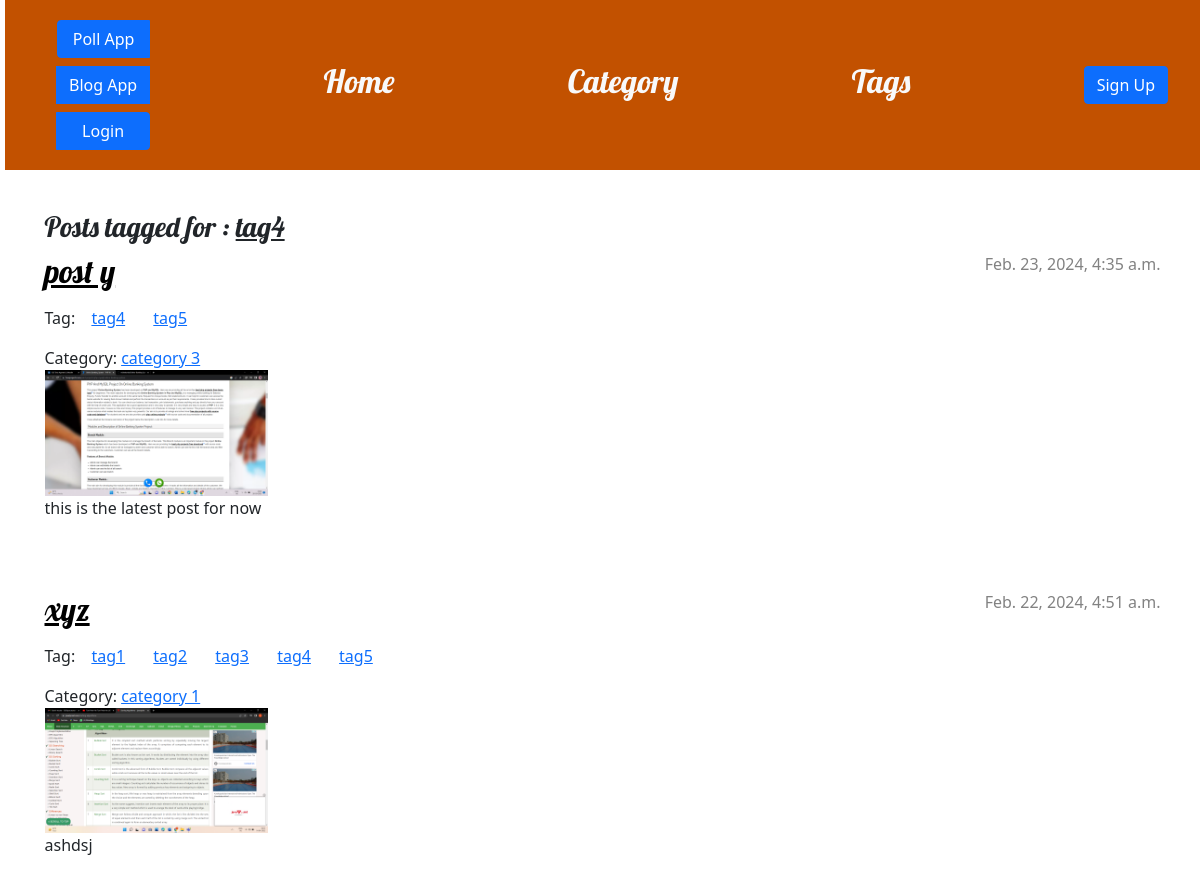
Page /tag/tag4 on the earlier database version.
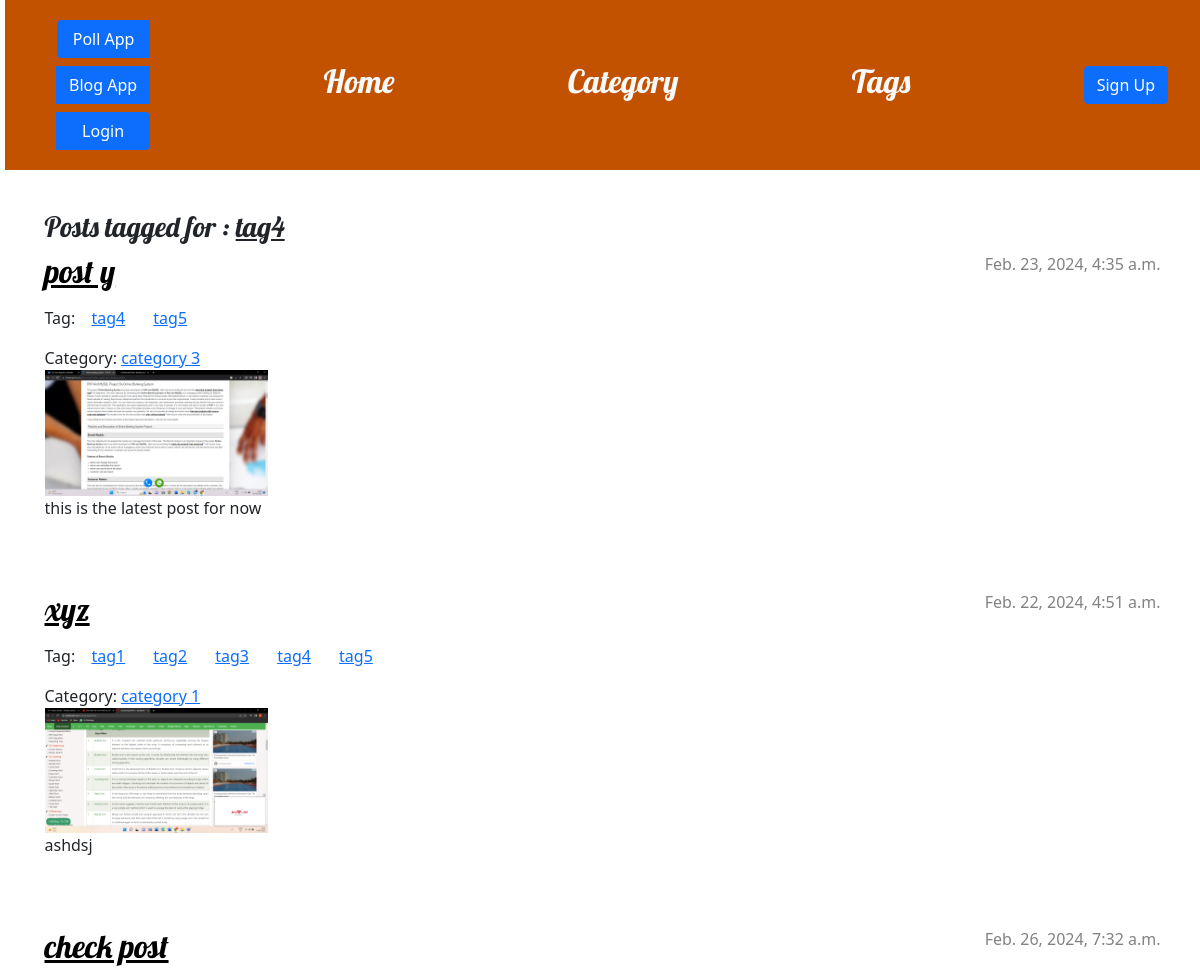
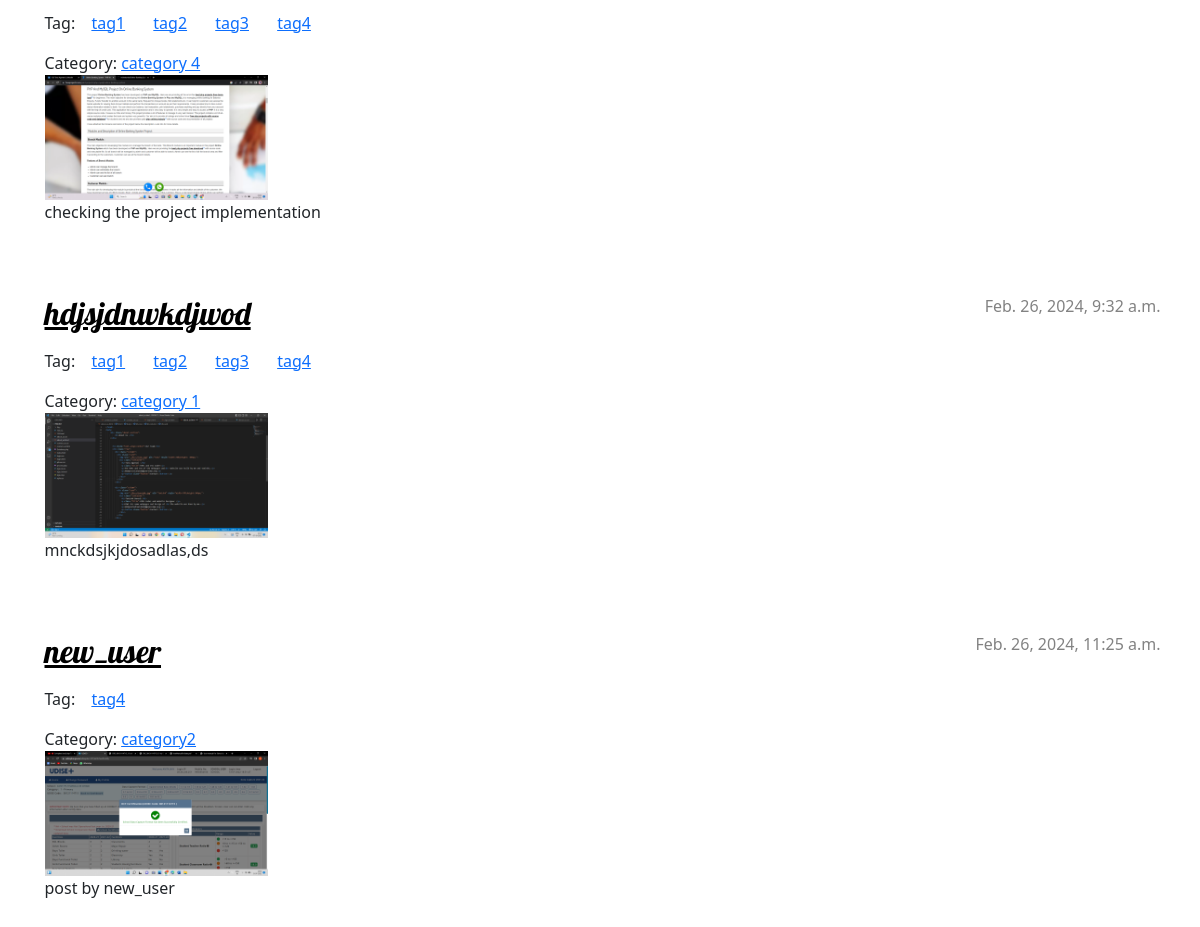
Same page on the later database version (2 pictures, top to bottom).
### blog/models.py (models this page shows, shortened)
class Post(models.Model):
    category = models.ForeignKey(Category, on_delete=models.SET_NULL,blank=True, null=True,)
    author = models.ForeignKey(settings.AUTH_USER_MODEL, on_delete=models.CASCADE)
    tags = models.ManyToManyField(Tag)
    title = models.CharField(max_length=200)
    slug = AutoSlugField(populate_from ='title' , unique = True, null = True , default=None )
    text = models.TextField()
    created_date = models.DateTimeField(default=timezone.now)
    published_date = models.DateTimeField(blank=True, null=True)
    thumbnails = models.ImageField(upload_to='thumbnails/', default=None)
    featured_image = models.ImageField(upload_to='uploads/', default= None)

class Tag(models.Model):
    title= models.CharField(max_length=100,unique=True)
    slug = AutoSlugField(populate_from="title", unique=True, null = True , default=None)

class Category(models.Model):
    title = models.CharField(max_length=100, unique= True)
    slug = AutoSlugField(populate_from="title", unique=True)

### blog/views.py (the view)
# urls.py: path('tag/<str:tag_title>',views.tag_details,name='tag_post'),
def tag_details(request, tag_title):
    tag = get_object_or_404(Tag, title=tag_title)
    posts = Post.objects.filter(tags=tag)
    tag_title = "Tag for: " + tag_title
    return render(request, 'blog/post_list.html', {'posts': posts, 'tag': tag, 'query': tag_title})

### blog/templates/blog/post_list.html (shortened to what this page needs)
{% extends 'blog/base.html' %}
{% load static %}
{% block content %}
{% if tag.title %}
<h3> Posts tagged for : <u>{{ tag.title }}</u></h3>
{% endif %}
{% for post in posts %}
    <article class="post">
        <time class="date">
            {{ post.published_date }}
        </time>
        <h2><a href="{% url 'blog:post_detail' slug=post.slug %}">{{ post.title }}</a></h2>
        <div class="mb-3 mt-3">
            Tag:
            {% for tag in post.tags.all %}
                <a class="tag mx-1 p-2" href="{%url 'blog:tag_post' tag_title=tag.title %}"><span>{{ tag.title}}</span></a>
            {% endfor %}
        </div>
        {% if post.category.title %}
            Category: <a href="{% url 'blog:cat_post' category_slug=post.category.title %}">{{ post.category.title }}</a>
        {% endif %}
        <br>
        {% if post.thumbnails %}
            <img src = "{{ post.thumbnails.url }}" alt="{{post.thumbnails}}" width= "20%" height="20%">
        {% endif %}
        <p class ="overflow-limit">{{ post.text|linebreaksbr }}</p>
    </article>
{% endfor %}
{% endblock %}

Differences in the rows shown:
added Post: published_date "Feb. 26, 2024, 7:32 a.m.", title "check post", category "category 4", thumbnails (picture), text "checking the project implementation", Tag (title "tag1"), Tag (title "tag2"), Tag (title "tag3"), Tag (title "tag4")
added Post: published_date "Feb. 26, 2024, 9:32 a.m.", title "hdjsjdnwkdjwod", category "category 1", thumbnails (picture), text "mnckdsjkjdosadlas,ds", Tag (title "tag1"), Tag (title "tag2"), Tag (title "tag3"), Tag (title "tag4")
added Post: published_date "Feb. 26, 2024, 11:25 a.m.", title "new_user", category "category2", thumbnails (picture), text "post by new_user", Tag (title "tag4")
